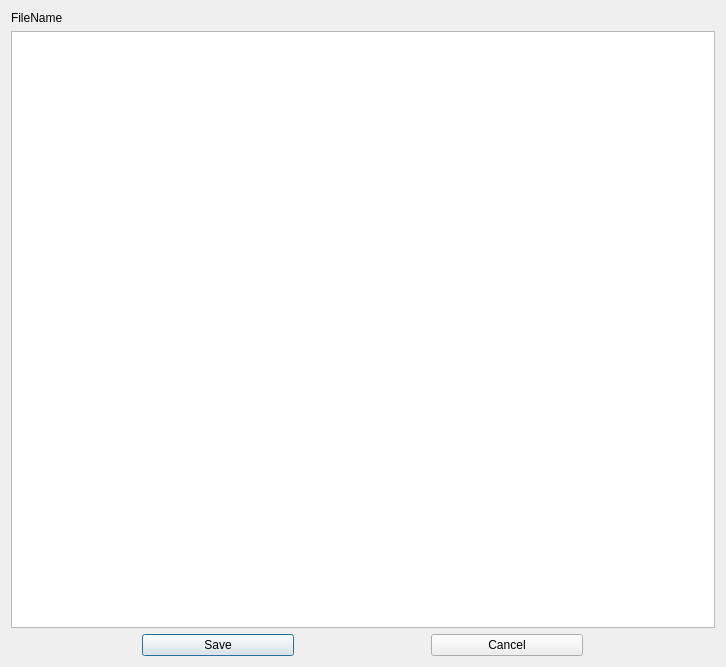
<?xml version="1.0" encoding="UTF-8"?>
<ui version="4.0">
 <class>Dialog</class>
 <widget class="QDialog" name="Dialog">
  <property name="geometry">
   <rect>
    <x>0</x>
    <y>0</y>
    <width>726</width>
    <height>667</height>
   </rect>
  </property>
  <property name="windowTitle">
   <string>Dialog</string>
  </property>
  <layout class="QGridLayout" name="gridLayout">
   <item row="0" column="0">
    <layout class="QVBoxLayout" name="verticalLayout">
     <item>
      <widget class="QLabel" name="label">
       <property name="text">
        <string>FileName</string>
       </property>
      </widget>
     </item>
     <item>
      <widget class="QTableView" name="tableView"/>
     </item>
     <item>
      <layout class="QHBoxLayout" name="horizontalLayout">
       <item>
        <widget class="QPushButton" name="saveBtn">
         <property name="styleSheet">
          <string notr="true">max-width: 150px;</string>
         </property>
         <property name="text">
          <string>Save</string>
         </property>
        </widget>
       </item>
       <item>
        <widget class="QPushButton" name="cancelBtn">
         <property name="styleSheet">
          <string notr="true">max-width: 150px;</string>
         </property>
         <property name="text">
          <string>Cancel</string>
         </property>
        </widget>
       </item>
      </layout>
     </item>
    </layout>
   </item>
  </layout>
 </widget>
 <resources/>
 <connections/>
</ui>
